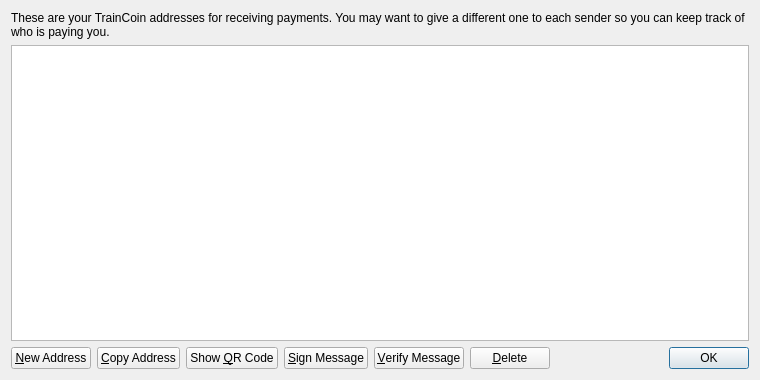
<?xml version="1.0" encoding="UTF-8"?>
<ui version="4.0">
 <class>AddressBookPage</class>
 <widget class="QWidget" name="AddressBookPage">
  <property name="geometry">
   <rect>
    <x>0</x>
    <y>0</y>
    <width>760</width>
    <height>380</height>
   </rect>
  </property>
  <property name="windowTitle">
   <string>Address Book</string>
  </property>
  <layout class="QVBoxLayout" name="verticalLayout">
   <item>
    <widget class="QLabel" name="labelExplanation">
     <property name="text">
      <string>These are your TrainCoin addresses for receiving payments. You may want to give a different one to each sender so you can keep track of who is paying you.</string>
     </property>
     <property name="textFormat">
      <enum>Qt::PlainText</enum>
     </property>
     <property name="wordWrap">
      <bool>true</bool>
     </property>
    </widget>
   </item>
   <item>
    <widget class="QTableView" name="tableView">
     <property name="contextMenuPolicy">
      <enum>Qt::CustomContextMenu</enum>
     </property>
     <property name="toolTip">
      <string>Double-click to edit address or label</string>
     </property>
     <property name="tabKeyNavigation">
      <bool>false</bool>
     </property>
     <property name="alternatingRowColors">
      <bool>true</bool>
     </property>
     <property name="selectionMode">
      <enum>QAbstractItemView::SingleSelection</enum>
     </property>
     <property name="selectionBehavior">
      <enum>QAbstractItemView::SelectRows</enum>
     </property>
     <property name="sortingEnabled">
      <bool>true</bool>
     </property>
     <attribute name="verticalHeaderVisible">
      <bool>false</bool>
     </attribute>
    </widget>
   </item>
   <item>
    <layout class="QHBoxLayout" name="horizontalLayout">
     <item>
      <widget class="QPushButton" name="newAddressButton">
       <property name="toolTip">
        <string>Create a new address</string>
       </property>
       <property name="text">
        <string>&amp;New Address</string>
       </property>
       <property name="icon">
        <iconset resource="../bitcoin.qrc">
         <normaloff>:/icons/add</normaloff>:/icons/add</iconset>
       </property>
      </widget>
     </item>
     <item>
      <widget class="QPushButton" name="copyToClipboard">
       <property name="toolTip">
        <string>Copy the currently selected address to the system clipboard</string>
       </property>
       <property name="text">
        <string>&amp;Copy Address</string>
       </property>
       <property name="icon">
        <iconset resource="../bitcoin.qrc">
         <normaloff>:/icons/editcopy</normaloff>:/icons/editcopy</iconset>
       </property>
      </widget>
     </item>
     <item>
      <widget class="QPushButton" name="showQRCode">
       <property name="text">
        <string>Show &amp;QR Code</string>
       </property>
       <property name="icon">
        <iconset resource="../bitcoin.qrc">
         <normaloff>:/icons/qrcode</normaloff>:/icons/qrcode</iconset>
       </property>
      </widget>
     </item>
     <item>
      <widget class="QPushButton" name="signMessage">
       <property name="toolTip">
        <string>Sign a message to prove you own a Bitcoin address</string>
       </property>
       <property name="text">
        <string>&amp;Sign Message</string>
       </property>
       <property name="icon">
        <iconset resource="../bitcoin.qrc">
         <normaloff>:/icons/edit</normaloff>:/icons/edit</iconset>
       </property>
      </widget>
     </item>
     <item>
      <widget class="QPushButton" name="verifyMessage">
       <property name="toolTip">
        <string>Verify a message to ensure it was signed with a specified Bitcoin address</string>
       </property>
       <property name="text">
        <string>&amp;Verify Message</string>
       </property>
       <property name="icon">
        <iconset resource="../bitcoin.qrc">
         <normaloff>:/icons/transaction_0</normaloff>:/icons/transaction_0</iconset>
       </property>
      </widget>
     </item>
     <item>
      <widget class="QPushButton" name="deleteButton">
       <property name="toolTip">
        <string>Delete the currently selected address from the list. Only sending addresses can be deleted.</string>
       </property>
       <property name="text">
        <string>&amp;Delete</string>
       </property>
       <property name="icon">
        <iconset resource="../bitcoin.qrc">
         <normaloff>:/icons/remove</normaloff>:/icons/remove</iconset>
       </property>
      </widget>
     </item>
     <item>
      <spacer name="horizontalSpacer">
       <property name="orientation">
        <enum>Qt::Horizontal</enum>
       </property>
       <property name="sizeHint" stdset="0">
        <size>
         <width>40</width>
         <height>20</height>
        </size>
       </property>
      </spacer>
     </item>
     <item>
      <widget class="QDialogButtonBox" name="buttonBox">
       <property name="sizePolicy">
        <sizepolicy hsizetype="Maximum" vsizetype="Fixed">
         <horstretch>0</horstretch>
         <verstretch>0</verstretch>
        </sizepolicy>
       </property>
       <property name="standardButtons">
        <set>QDialogButtonBox::Ok</set>
       </property>
      </widget>
     </item>
    </layout>
   </item>
  </layout>
 </widget>
 <resources>
  <include location="../bitcoin.qrc"/>
 </resources>
 <connections/>
</ui>
